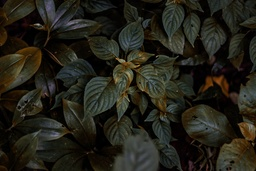
#> input picture Lab2/src/histogram.jpg, 256 x 171 px, shrunk from 1000 x 667 before the run
$ python run_all.py
#> lines starting #> are read from the running program, lines starting #| are printed output that depends on the picture; after the words box and inside, x2 and y2 are one past the last pixel; in counts of white or black regions, pixels touching at a corner belong together
### Lab2/q1_a.py
import cv2 as cv
import os
import numpy as np
"""
BGR 彩色圖片直方圖等化
● 計算輸入圖的直方圖
● 計算直方圖的累計表
● 用直方圖累計表完成各強度的映射
"""
def exercise_1_a(input_file_path, output_file_path, directory, show_image=False, save_image=True):
#> called with input_file_path = './src/histogram.jpg', output_file_path = './output/Lab2_1_a.jpg', directory = 'output', show_image = True, save_image = True
    print("exercise_1_a")
    original_image = cv.imread(input_file_path)
#> original_image is the input picture: shape (171, 256, 3); mean B, G, R 24.1, 33.3, 34.8

    new_image = original_image.copy()
    b, g, r = cv.split(original_image)

    b = equalize_histogram_2_one_channel(b, "blue channel")
    g = equalize_histogram_2_one_channel(g, "green channel")
    r = equalize_histogram_2_one_channel(r, "red channel")
    new_image = cv.merge([b, g, r])

    if show_image:
        cv.imshow("new_image", new_image)
        cv.waitKey(0)
        cv.destroyAllWindows()
    if save_image:
        os.makedirs(directory, exist_ok=True)
        cv.imwrite(output_file_path, new_image)

def equalize_histogram_2_one_channel(image, name):
#> called with name = 'blue channel'
    print("eqaulize_histogram_2_one_channel: " + name)
    number_of_pixels = np.zeros(256)
    aggregate_number_of_pixels = np.zeros(256)
    quantized_values = np.zeros(256)
    shape = image.shape
#> shape = (171, 256)
    new_image = image.copy()
    original_image = image.copy()
    image = image.flatten()
    for pixel in image:
        number_of_pixels[pixel] += 1
#> this loop made 43776 passes
#> pixel on passes 1 to 3: 2, 7, 12
#> after the loop, number_of_pixels = 256 values, max 6519 at index 0, min 0 at index 127, mean 171

    aggregate_number_of_pixels[0] = number_of_pixels[0]
    for i in range(1, 256):
        aggregate_number_of_pixels[i] = aggregate_number_of_pixels[i-1] + number_of_pixels[i]
#> after the loop, aggregate_number_of_pixels = 256 values from 6519 to 43776

    for i in range(256):
        quantized_values[i] = round(aggregate_number_of_pixels[i] * 255 / aggregate_number_of_pixels[255])
#> after the loop, quantized_values = 256 values from 38 to 255

    for row in range(shape[0]):
        for col in range(shape[1]):
            new_image[row][col] = quantized_values[original_image[row][col]]
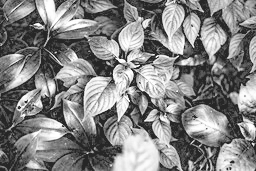
#> new_image: shape (171, 256); min 38, max 255, mean 132
#> call 2 of equalize_histogram_2_one_channel, with name = 'green channel'
#> the loop in equalize_histogram_2_one_channel (call 2), `for pixel in image:` made 43776 passes
#> pixel on passes 2 to 4: 4, 4, 9
#> after the loop in equalize_histogram_2_one_channel (call 2), `for pixel in image:`: number_of_pixels = 256 values, max 2152 at index 0, min 0 at index 128, mean 171
#> after the loop in equalize_histogram_2_one_channel (call 2), `for i in range(1, 256):`: aggregate_number_of_pixels = 256 values from 2152 to 43776
#> after the loop in equalize_histogram_2_one_channel (call 2), `for i in range(256):`: quantized_values = 256 values from 13 to 255
#> after the loop in equalize_histogram_2_one_channel (call 2), `for row in range(shape[0]):`:
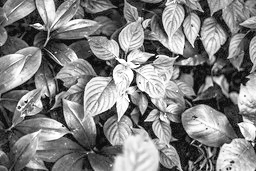
#> new_image: shape (171, 256); min 13, max 255, mean 129.4

    return new_image.astype(np.uint8)

# [13 lines that do not run on import are left out]

### Lab2/q1_b.py
import cv2 as cv
import os
import numpy as np
"""
先將圖片轉成HSV格式後對V做直方圖等化
● 計算輸入圖的直方圖
● 計算直方圖的累計表
● 用直方圖累計表完成各強度的映射
"""
def exercise_1_b(input_file_path, output_file_path, directory, show_image=False, save_image=True):
#> called with input_file_path = './src/histogram.jpg', output_file_path = './output/Lab2_1_b.jpg', directory = 'output', show_image = True, save_image = True
    print("exercise_1_b")
    original_image = cv.imread(input_file_path)
    hsv = cv.cvtColor(original_image, cv.COLOR_BGR2HSV)
#> hsv: shape (171, 256, 3); mean H, S, V 38.8, 125.1, 36.8
    shape = hsv.shape
#> shape = (171, 256, 3)
    h, s, v = cv.split(hsv)
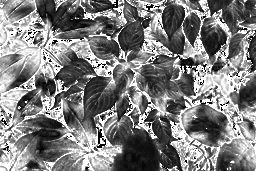
#> s: shape (171, 256); min 0, max 255, mean 125.1
    new_value = v.copy()
    new_image = hsv.copy()

    number_of_pixels = np.zeros(256)
    aggregate_number_of_pixels = np.zeros(256)
    quantized_values = np.zeros(256)
    for pixel in v.flatten():
        number_of_pixels[pixel] += 1
#> this loop made 43776 passes
#> pixel on passes 1 to 3: 3, 7, 12
#> after the loop, number_of_pixels = 256 values, max 1086 at index 4, min 0 at index 142, mean 171

    aggregate_number_of_pixels[0] = number_of_pixels[0]
    for i in range(1, 256):
        aggregate_number_of_pixels[i] = aggregate_number_of_pixels[i-1] + number_of_pixels[i]
#> after the loop, aggregate_number_of_pixels = 256 values from 361 to 43776

    for i in range(256):
        quantized_values[i] = round(aggregate_number_of_pixels[i] * 255 / aggregate_number_of_pixels[255])
#> after the loop, quantized_values = 256 values from 2 to 255

    for row in range(shape[0]):
        for col in range(shape[1]):
            new_value[row][col] = quantized_values[v[row][col]]
    new_image = cv.merge([h, s, new_value])
#> new_image: shape (171, 256, 3); mean H, S, V 38.8, 125.1, 129
    new_image = cv.cvtColor(new_image, cv.COLOR_HSV2BGR)

    if show_image:
        cv.imshow("new_image", new_image)
        cv.waitKey(0)
        cv.destroyAllWindows()
    if save_image:
        os.makedirs(directory, exist_ok=True)
        cv.imwrite(output_file_path, new_image)


# [13 lines that do not run on import are left out]

### Lab2/q2.py
import cv2 as cv
import os
import numpy as np
"""
Otsu Threshold
● 先計算影像的直方圖。
● 把直方圖強度大於閾值的像素分成一組,把小於閾值的像素分成另一組。
● 分別計算這兩組的組內變異數,並把兩個組內變異數相加。
● 將 0 ~ 255 依序當作閾值來計算組內變異數和,總和值最小的就是結果閾值。
"""
def exercise_2(input_file_path, output_file_path, directory, show_image=False, save_image=True):
#> called with input_file_path = './src/input.jpg', output_file_path = './output/Lab2_2.jpg', directory = 'output', show_image = True, save_image = True
    print("exercise_2")
    original_image = cv.imread(input_file_path)
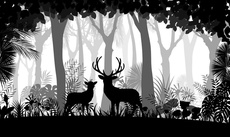
#> input picture Lab2/src/input.jpg, 230 x 137 px, shrunk from 897 x 534 before the run
#> original_image is the input picture: shape (137, 230, 3); min 0, max 255, mean 109.6
    gray_image = cv.cvtColor(original_image, cv.COLOR_BGR2GRAY)
    new_image = gray_image.copy()

    number_of_pixels = np.zeros(256)
    for pixel in gray_image.flatten():
        number_of_pixels[pixel] += 1
#> this loop made 31510 passes
#> pixel on passes 2 to 4: 3, 0, 0
#> after the loop, number_of_pixels = 256 values, max 6378 at index 0, min 28 at index 105, mean 123.1

    threshold = 1
    n1 = np.sum(number_of_pixels[:threshold])
#> n1 = 6378
    n2 = np.sum(number_of_pixels[threshold:])
#> n2 = 25132
    u1 = (np.sum([i * number_of_pixels[i] for i in range(threshold)]) / n1)
#> u1 = 0
    u2 = (np.sum([i * number_of_pixels[i] for i in range(threshold, 256)]) / n2)
#> u2 = 137.4
    v_between_group = (n1 * n2 * (u1 - u2) ** 2)
#> v_between_group = 3.03e+12
    previous_n1, previous_n2, previous_u1, previous_u2 = n1, n2, u1, u2
#> previous_n1 = 6378; previous_n2 = 25132; previous_u1 = 0; previous_u2 = 137.4
    best_threshold = 1
    max_v_between_group = v_between_group
#> max_v_between_group = 3.03e+12
    for threshold in range (2, 256):
        n1 = previous_n1 + number_of_pixels[threshold]
        n2 = previous_n2 - number_of_pixels[threshold]
        if n1 == 0 or n2 == 0:
            continue
        u1 = ((previous_n1 * previous_u1 + threshold * number_of_pixels[threshold]) / n1)
        u2 = ((previous_n2 * previous_u2 - threshold * number_of_pixels[threshold]) / n2)
        v_between_group = (n1 * n2 * (u1 - u2) ** 2)
        previous_n1, previous_n2, previous_u1, previous_u2 = n1, n2, u1, u2
        if max_v_between_group < v_between_group:
            max_v_between_group = v_between_group
            best_threshold = threshold
#> this loop made 254 passes
#> (n1, n2, u1, u2, previous_n1, previous_n2, previous_u1, previous_u2) on passes 1 to 12: (7055, 24455, 0.192, 141.2, 7055, 24455, 0.192, 141.2), (7459, 24051, 0.344, 143.5, 7459, 24051, 0.344, 143.5), (7745, 23765, 0.479, 145.2, 7745, 23765, 0.479, 145.2), (7936, 23574, 0.588, 146.3, 7936, 23574, 0.588, 146.3), (8086, 23424, 0.688, 147.2, 8086, 23424, 0.688, 147.2), (8206, 23304, 0.781, 147.9, 8206, 23304, 0.781, 147.9), (8318, 23192, 0.878, 148.6, 8318, 23192, 0.878, 148.6), (8416, 23094, 0.972, 149.2, 8416, 23094, 0.972, 149.2), (8529, 22981, 1.09, 149.9, 8529, 22981, 1.09, 149.9), (8651, 22859, 1.23, 150.6, 8651, 22859, 1.23, 150.6), (8745, 22765, 1.35, 151.2, 8745, 22765, 1.35, 151.2), (8841, 22669, 1.47, 151.8, 8841, 22669, 1.47, 151.8)
#> (n1, n2, u1, u2, v_between_group, previous_n1, previous_n2, previous_u1) on pass 68: (12942, 18568, 12.47, 177.3, 6.53e+12, 12942, 18568, 12.47)
    _, new_image = cv.threshold(gray_image, best_threshold, 255, cv.THRESH_BINARY)
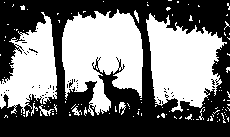
#> new_image: shape (137, 230); 46.4% white; 117 white regions (107 under 20 px), largest, box (x1, y1, x2, y2) and area: (62, 9, 143, 116) 5745, (146, 13, 227, 112) 4897, (0, 12, 57, 114) 3313

    if show_image:
        cv.imshow("new_image", new_image)
        cv.waitKey(0)
        cv.destroyAllWindows()
    if save_image:
        os.makedirs(directory, exist_ok=True)
        cv.imwrite(output_file_path, new_image)

    return new_image


# [13 lines that do not run on import are left out]

### Lab2/q3.py
import cv2 as cv
import os
import numpy as np
from q2 import exercise_2
import random
"""
Connected Component (50%)
● Two-Pass Algorithm:
Pass 1:
• Perform label assignment and label propagation.
• Construct the equivalence relations between labels when two different labels propagate to the
same pixel.
• Apply resolve function to find the transitive closure of all equivalence relations.
Pass 2:
• Perform label translation
"""
def generate_color_image(shape):
#> called with shape = (137, 230, 3)
    random.seed(5)
    color_image = np.zeros(shape, dtype=np.uint8)
    for row in range(shape[0]):
        for col in range(shape[1]):
            color_image[row][col] = [random.randrange(0, 256) for _ in range(3)]
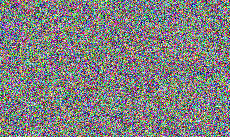
#> color_image: shape (137, 230, 3); mean of channels 0, 1, 2 127.6, 127.8, 127.9; drawn as B, G, R
    return color_image

class DisjointSet:
    def __init__ (self, n):
        self.parent = [i for i in range(n)]
        self.rank = [0 for i in range(n)]
    def find_root(self, x):
        if self.parent[x] == x :
            return x
        self.parent[x] = self.find_root(self.parent[x])
        return self.parent[x]
    def union(self, x, y) : # x <- y
        root_x = self.find_root(x)
        root_y = self.find_root(y)
        if root_x == root_y :
            return
        if self.rank[root_x] > self.rank[root_y] :
            self.parent[root_y] = root_x
        elif self.rank[root_x] < self.rank[root_y] :
            self.parent[root_x] = root_y
        else :
            self.parent[root_y] = root_x
            self.rank[root_x] += 1

def exercise_3(binary_image, output_file_path, directory, show_image=False, save_image=True):
    print("exercise_3")
    image = binary_image
    length = image.copy().flatten().shape[0]
    shape = image.shape
    new_image = np.zeros((shape[0], shape[1], 3), dtype=np.uint8)
    new_shape = (shape[0], shape[1], 3)
    ds = DisjointSet(length)
    color_image = generate_color_image(new_shape)
    # using joint set to find the connected component
    for row in range(shape[0]):
        for col in range(shape[1]):
            if row > 0 and  image[row][col] == image[row-1][col] :
                now = row * shape[1] + col
                up = (row-1) * shape[1] + col
                ds.union(now, up)
            if col > 0 and image[row][col] == image[row][col-1] :
                now = row * shape[1] + col
                left = row * shape[1] + col - 1
                ds.union(now, left)
    # connect pixels and assign colors
    for row in range(shape[0]):
        for col in range(shape[1]):
            index = row * shape[1] + col
            root_pixel = ds.find_root(index)
            if image[row][col] == 0:
                continue
            new_image[row][col] = color_image[root_pixel // shape[1]][root_pixel % shape[1]]
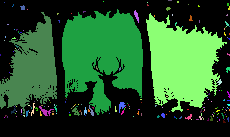
#> new_image: shape (137, 230, 3); mean of channels 0, 1, 2 41.6, 85.4, 37.8; drawn as B, G, R

    if show_image:
        cv.imshow("new_image", new_image)
        cv.waitKey(0)
        cv.destroyAllWindows()
    if save_image:
        os.makedirs(directory, exist_ok=True)
        cv.imwrite(output_file_path, new_image)


# [21 lines that do not run on import are left out]

### Lab2/run_all.py
from q1_a import *
from q1_b import *
from q2 import *
from q3 import *

if __name__ == "__main__":
    exercise_1_a(
        input_file_path = "./src/histogram.jpg",
        output_file_path = "./output/Lab2_1_a.jpg",
        directory = "output",
        show_image = True,
        save_image = True
    )
    exercise_1_b(
        input_file_path = "./src/histogram.jpg",
        output_file_path = "./output/Lab2_1_b.jpg",
        directory = "output",
        show_image = True,
        save_image = True
    )
    binary_image = exercise_2(
        input_file_path = "./src/input.jpg",
        output_file_path = "./output/Lab2_2.jpg",
        directory = "output",
        show_image = True,
        save_image = True
    )
    exercise_3(
        binary_image,
        output_file_path = "./output/Lab2_3.jpg",
        directory = "output",
        show_image = True,
        save_image = True
    )
